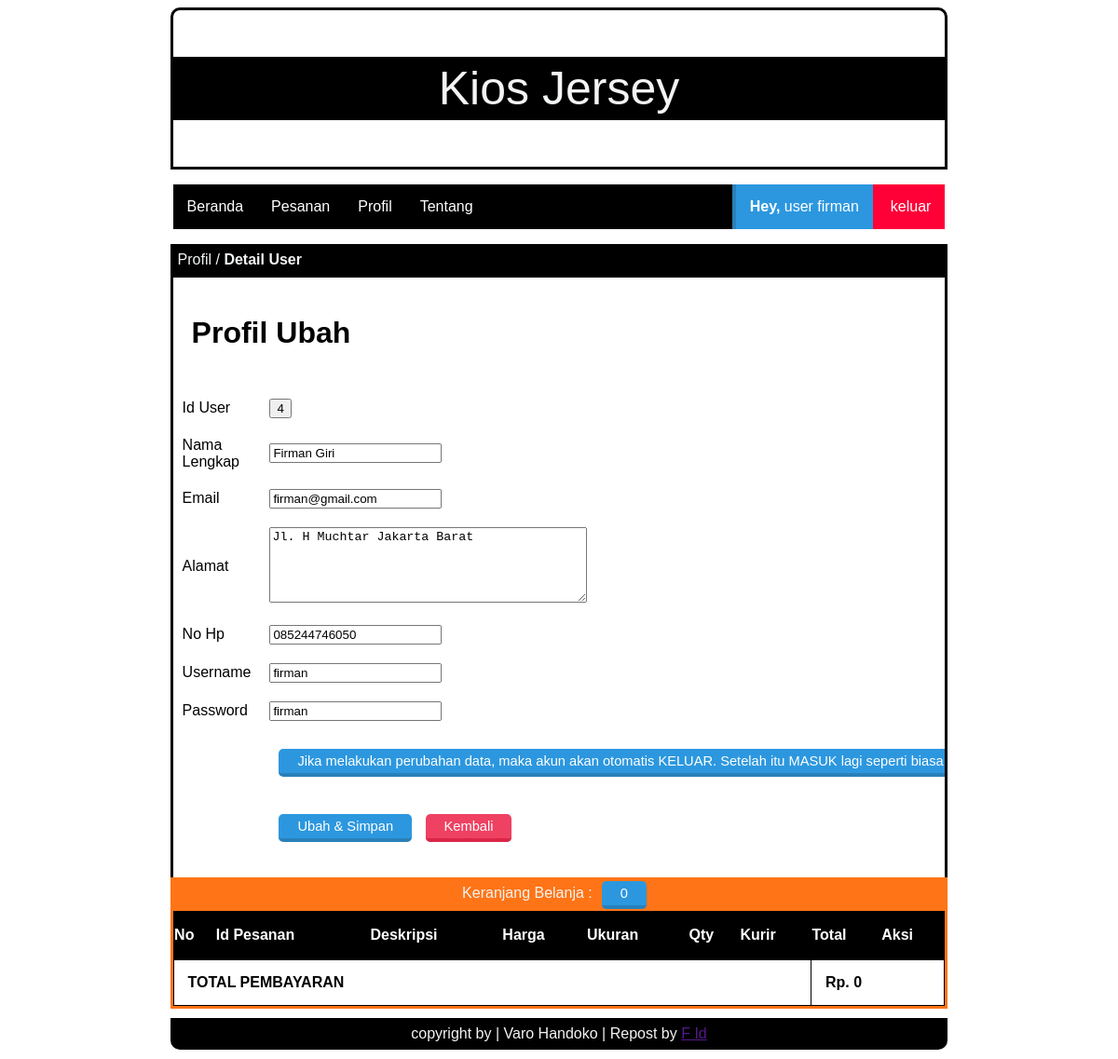
The page /index.php?page=profil_ubah (signed in) on the database its author committed.
### tables this page shows
CREATE TABLE `tbl_users` (
  `id_user` int(100) NOT NULL,
  `nama_lengkap` varchar(30) NOT NULL,
  `email` varchar(30) NOT NULL,
  `username` varchar(6) NOT NULL,
  `password` varchar(6) NOT NULL,
  `alamat` varchar(50) NOT NULL,
  `no_hp` text NOT NULL,
  `title` varchar(10) NOT NULL
);

### page/user/profil/profil_ubah.php (the view, shortened to what this page needs)
<div class="box-title">
    <p>Profil / <b>Detail User</b></p>
</div>
<div id="box">
  <h1>Profil Ubah</h1>
  <?php
  include 'lib/koneksi.php';
  $user = $_SESSION['username'];
  $ambiluser = $conn->prepare("SELECT * FROM tbl_users WHERE username =:user");
  $ambiluser->bindparam(':user', $user);
  $ambiluser->execute();
  $data = $ambiluser->fetch(PDO::FETCH_OBJ);
   ?>
  <form name="ubah" action="?page=profil_ubahpro" method="post" enctype="multipart/form-data">
  <table class="article">
    <tr>
      <td>Id User</td>
      <td>
        <input type="button" name="id_user" value="<?php echo $data->id_user; ?>">
      </td>
    </tr>
    <tr>
      <td>Nama Lengkap</td>
      <td>
        <input type="text" name="nama_lengkap" value="<?php echo $data->nama_lengkap; ?>" required>
      </td>
    </tr>
    <tr>
      <td>Email</td>
      <td>
        <input type="text" name="email" value="<?php echo $data->email; ?>" required>
      </td>
    </tr>
    <tr>
      <td>Alamat</td>
      <td>
        <textarea name="alamat" rows="5" cols="40" required><?php echo $data->alamat; ?></textarea>
      </td>
    </tr>
    <tr>
      <td>No Hp</td>
      <td>
        <input type="text" name="no_hp" value="<?php echo $data->no_hp; ?>" required>
      </td>
    </tr>
    <tr>
      <td>Username</td>
      <td>
        <input type="text" name="username" maxlength="6" value="<?php echo $data->username; ?>" required>
      </td>
    </tr>
    <tr>
      <td>Password</td>
      <td>
        <input type="text" name="password" maxlength="6" value="<?php echo $data->password; ?>" required>
      </td>
    </tr>
    <tr>
      <td></td>
      <td>
        <input class="tombol-biru" type="button" value="Jika melakukan perubahan data, maka akun akan otomatis KELUAR. Setelah itu MASUK lagi seperti biasa">
      </td>
    </tr>
    <tr>
      <td></td>
      <td>
        <input class="tombol-biru" type="submit" name="ubah" value="Ubah & Simpan">
        <a class="tombol-merah" href="?page=profil">Kembali</a>
      </td>
    </tr>
  </table>
  </form>
  <br>
</div>

### style.css (style rules this page uses)
.box-title { background: #000000; width: 70%; height: 30px; margin: auto; border: 3px solid #000000; }
.box-title p { color: #f3f5f4; margin: 5px 5px; font-family: sans-serif; }
#box { border-bottom: 0px; border-left: 3px solid #000000; border-right: 3px solid #000000; width: 70%; margin: auto; min-height: 200px; overflow: hidden; }
table.article { border-collapse: collapse; border: 0px; width: 100%; }
.article td { border: 0px; padding: 10px; }
#box p,h1,h2,table,tr,td,img { font-family: sans-serif; padding: 20px; text-align: justify; }
.tombol-biru { background:#2C97DF; color:white; border-top:0; border-left:0; border-right:0; border-bottom:4px solid #2A80B9; border-radius: 5px; padding:5px 20px; text-decoration:none; font-family:sans-serif; font-size:11pt; margin:10px; }
.tombol-merah { background:#ef4162; color:white; border-top:0; border-left:0; border-right:0; border-bottom:4px solid #da2648; border-radius: 5px; padding:5px 20px; text-decoration:none; font-family:sans-serif; font-size:11pt; }

### rows shown on the page
tbl_users: id_user "4", nama_lengkap "Firman Giri", email "firman@gmail.com", alamat "Jl. H Muchtar Jakarta Barat", no_hp "085244746050", username "firman", password "firman"

### other values the page prints
$title "user"
$user "firman"
$count "0"
$jumlah "0"
